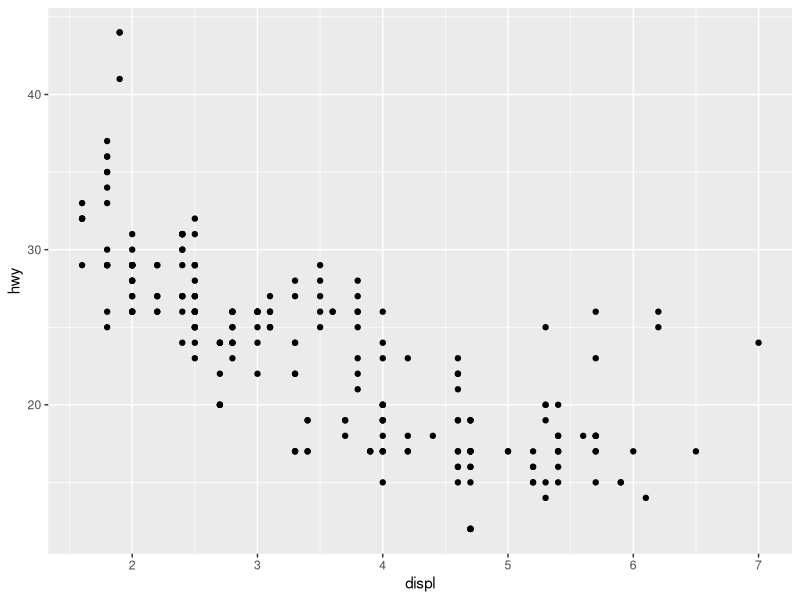
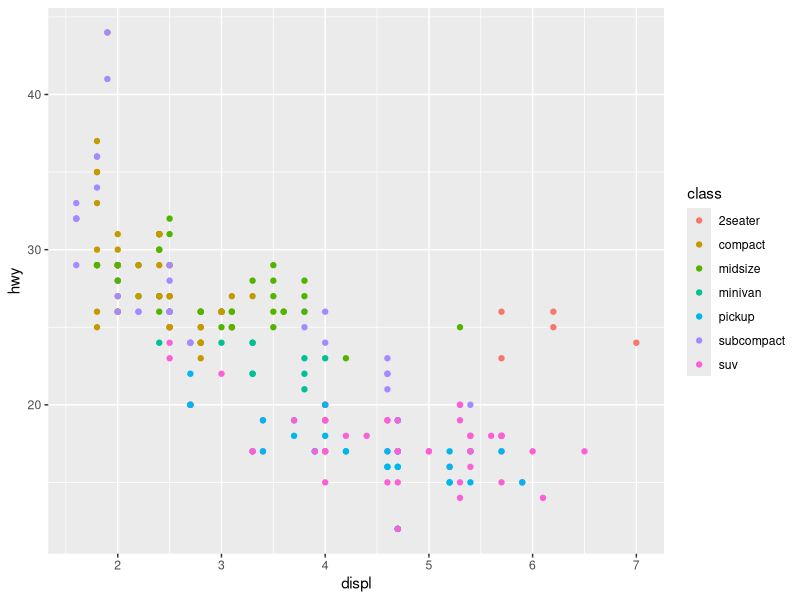
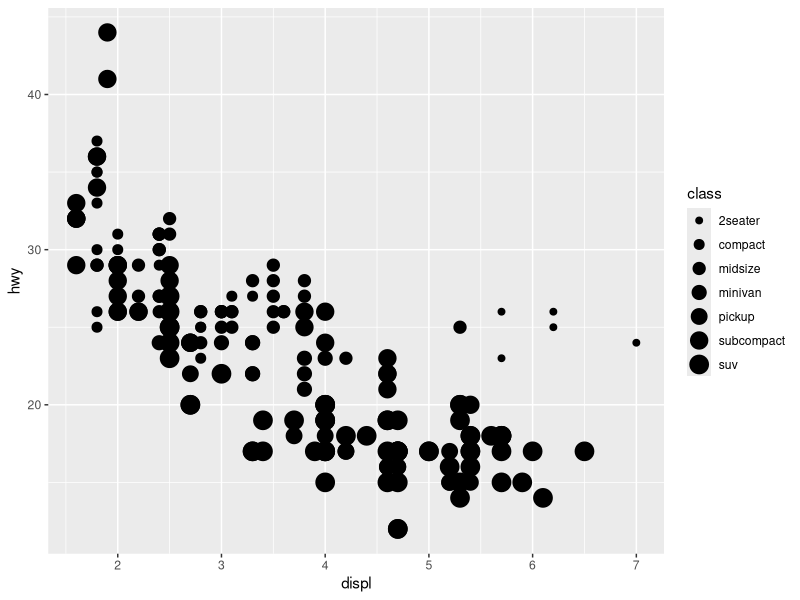
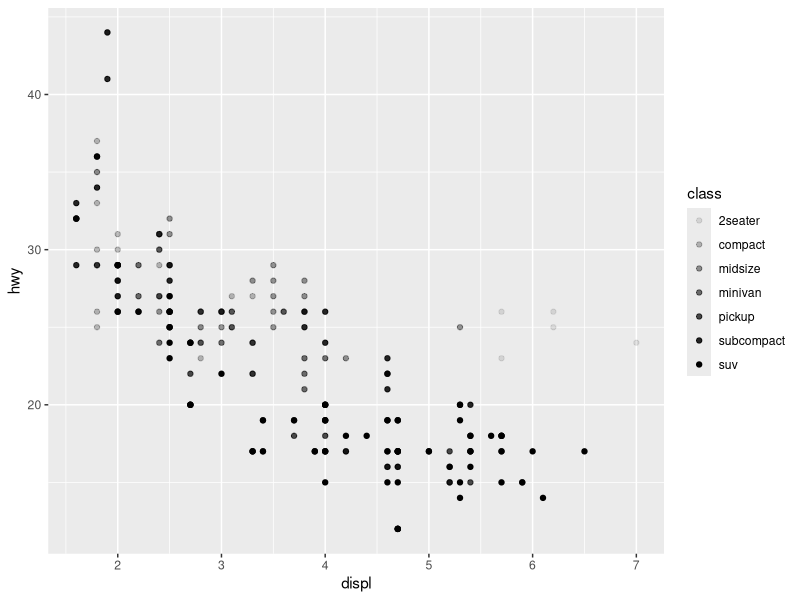
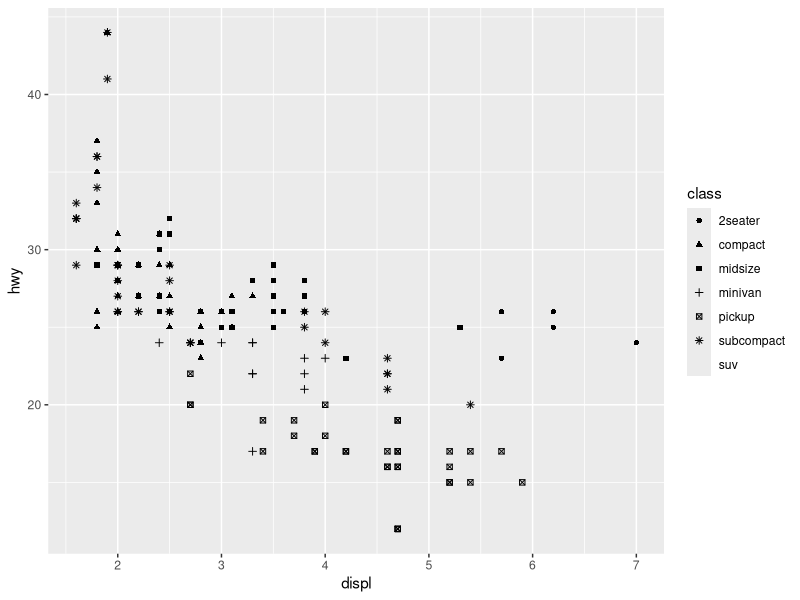
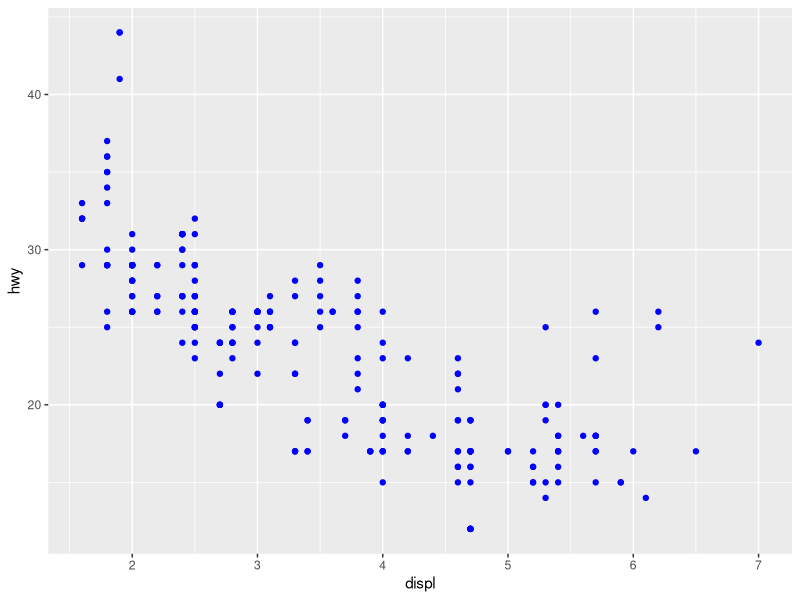
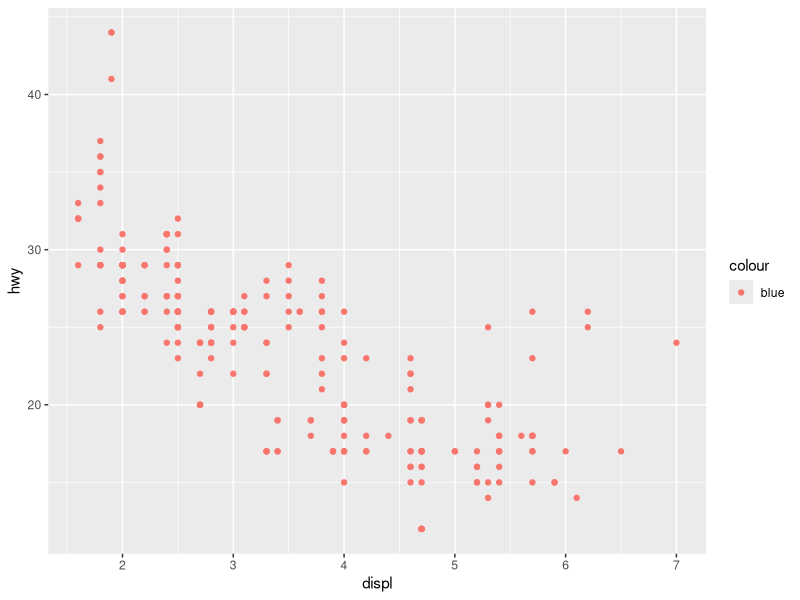
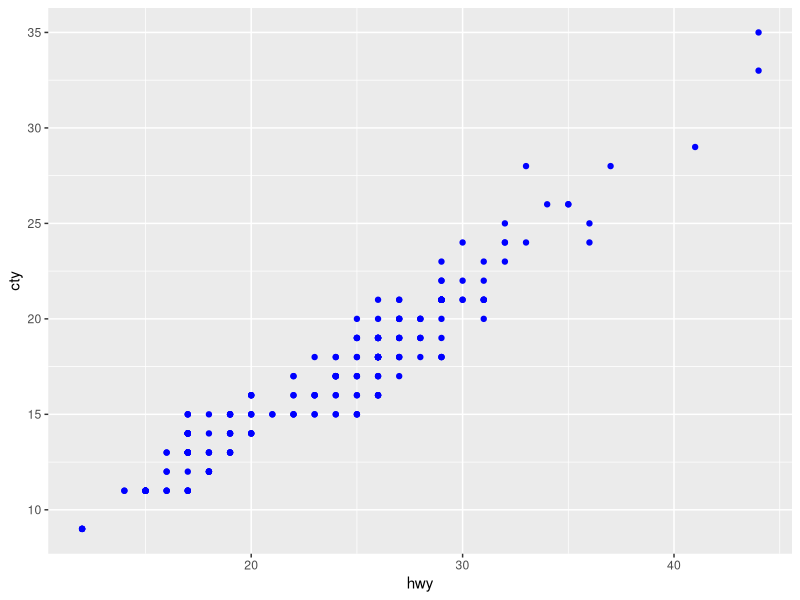

Write R code to recreate these figures, in order.
## ---- chunk 1
knitr::opts_chunk$set(echo = TRUE)
## ---- chunk 2
library(tidyverse)
mpg
## ---- chunk 3
ggplot(data = mpg) + 
  geom_point(mapping = aes(x = displ, y = hwy))

#ggplot(data = <DATA>) + 
#  <GEOM_FUNCTION>(mapping = aes(<MAPPINGS>))
## ---- chunk 4
ggplot(data = mpg) + 
  geom_point(mapping = aes(x = displ, y = hwy, color = class))
## ---- chunk 5
ggplot(data = mpg) + 
  geom_point(mapping = aes(x = displ, y = hwy, size = class))
#> Warning: Using size for a discrete variable is not advised.
## ---- chunk 6
# Left
ggplot(data = mpg) + 
  geom_point(mapping = aes(x = displ, y = hwy, alpha = class))

# Right
ggplot(data = mpg) + 
  geom_point(mapping = aes(x = displ, y = hwy, shape = class))
## ---- chunk 7
ggplot(data = mpg) + 
  geom_point(mapping = aes(x = displ, y = hwy), color = "blue")
## ---- chunk 8
ggplot(data = mpg) + 
  geom_point(mapping = aes(x = displ, y = hwy, color = "blue"))
## ---- chunk 9
ggplot(data = mpg) + 
  geom_point(mapping = aes(x = hwy, y = cty), color = "blue")
## ---- chunk 10
ggplot(data = mpg) + 
  geom_point(mapping = aes(x = hwy, y = hwy, shape = class, size = class), color = "blue")
## ---- chunk 11
#left
ggplot(data = mpg) + 
  geom_point(mapping = aes(x = hwy, y = cty, stroke=3), color = "red")
#right
ggplot(data = mpg) + 
  geom_point(mapping = aes(x = hwy, y = cty, stroke=1), color = "red")
## ---- chunk 12
ggplot(data = mpg) + 
  geom_point(mapping = aes(x = hwy, y = cty, color = year>5))
